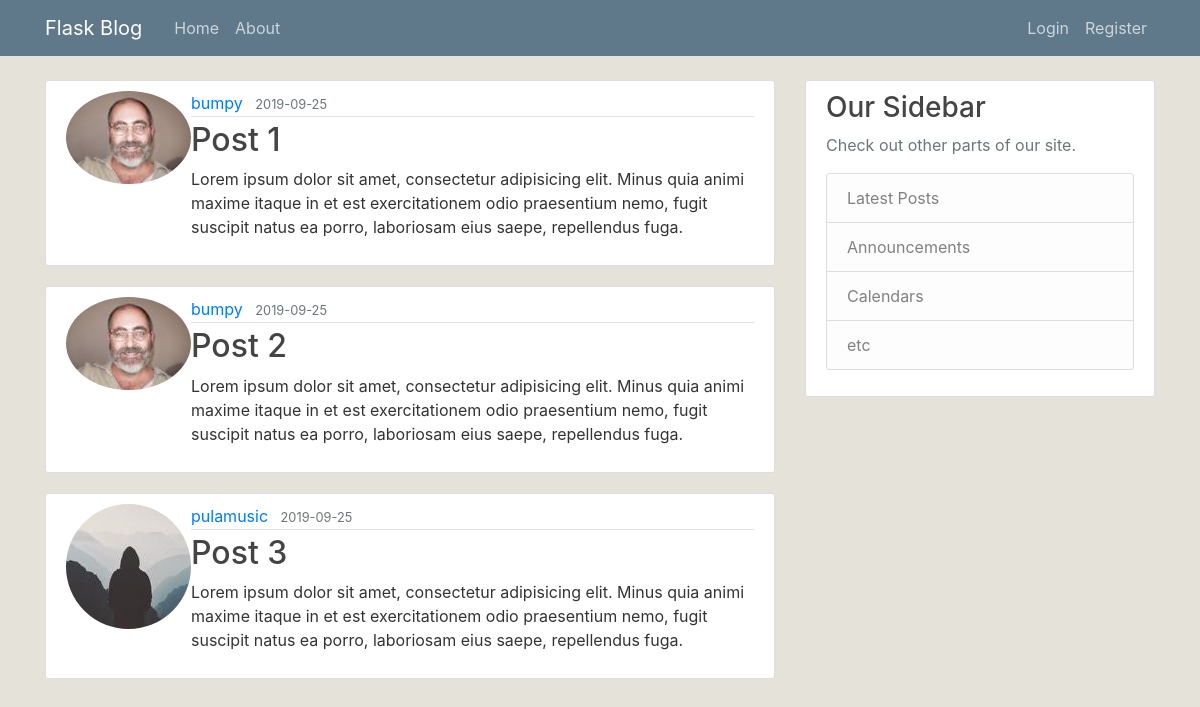
Page /home on the earlier database version.
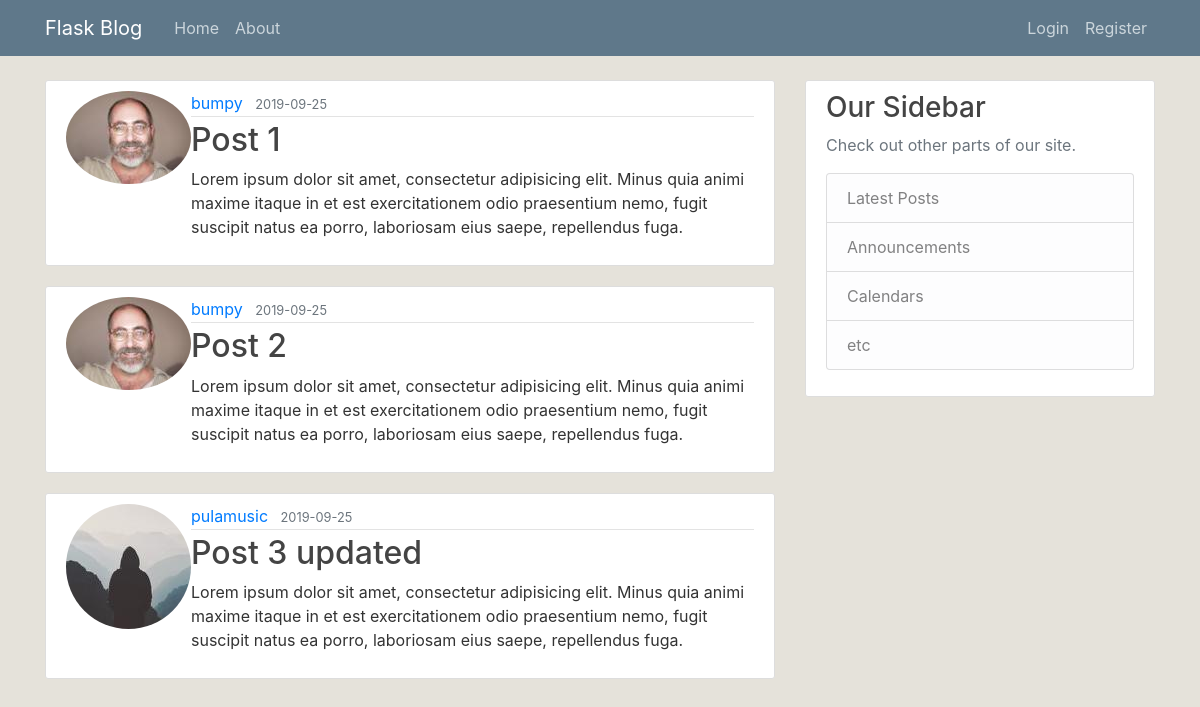
Same page on the later database version.
### flaskblog/models.py (models this page shows, shortened)
class Post(db.Model):
    id = db.Column(db.Integer, primary_key=True)
    title = db.Column(db.String(100), nullable=False)
    date_posted = db.Column(db.DateTime, nullable=False, default=datetime.utcnow)
    content = db.Column(db.Text, nullable=False)
    user_id = db.Column(db.Integer, db.ForeignKey('user.id'), nullable=False)

class User(db.Model, UserMixin):
    id = db.Column(db.Integer, primary_key=True)
    username = db.Column(db.String(20), unique=True, nullable=False)
    email = db.Column(db.String(120), unique=True, nullable=False)
    image_file = db.Column(db.String(20), nullable=False, default='default.jpg')
    password = db.Column(db.String(60), nullable=False)
    posts = db.relationship('Post', backref='author', lazy=True)

### flaskblog/routes.py (the view)
@app.route("/")
@app.route("/home")
def home():
    posts = Post.query.all()
    return render_template('home.html', posts=posts)

### flaskblog/templates/home.html
{% extends "layout.html" %}
{% block content %}
  {% for post in posts %}
  <article class="media content-section">
    <img src="{{ url_for('static', filename='profile_pics/' + post.author.image_file) }}" alt="" class="rounded-circle article-image">
    <div class="media-body">
      <div class="article-metadata">
        <a class="mr-2" href="#">{{ post.author.username }}</a>
        <small class="text-muted">{{ post.date_posted.strftime('%Y-%m-%d') }}</small>
      </div>
      <h2><a class="article-title" href="#">{{ post.title }}</a></h2>
      <p class="article-content">{{ post.content }}</p>
    </div>
  </article>
  {% endfor %}
{% endblock content %}

### flaskblog/templates/layout.html (shortened to what this page needs)
<!DOCTYPE html>
<html lang="en-us" dir="ltr">
  <head>
    <link rel="stylesheet" href="https://stackpath.bootstrapcdn.com/bootstrap/4.3.1/css/bootstrap.min.css">
    <link rel="stylesheet" href="{{ url_for('static', filename='main.css') }}">
  </head>
  <body>
    <header class="site-header">
      <nav class="navbar navbar-expand-md navbar-dark bg-steel fixed-top">
        <div class="container">
          <a class="navbar-brand mr-4" href="/">Flask Blog</a>
          <div class="collapse navbar-collapse" id="navbarToggle">
            <div class="navbar-nav mr-auto">
              <a class="nav-item nav-link" href="{{ url_for('home') }}">Home</a>
              <a class="nav-item nav-link" href="{{ url_for('about') }}">About</a>
            </div>
            <div class="navbar-nav">
              {% if current_user.is_authenticated %}
                <a class="nav-item nav-link" href="{{ url_for('new_post') }}">New Post</a>
                <a class="nav-item nav-link" href="{{ url_for('account') }}">Account</a>
                <a class="nav-item nav-link" href="{{ url_for('logout') }}">Logout</a>
              {% else %}
                <a class="nav-item nav-link" href="{{ url_for('login') }}">Login</a>
                <a class="nav-item nav-link" href="{{ url_for('register') }}">Register</a>
              {% endif %}
            </div>
          </div>
        </div>
      </nav>
    </header>
    <main role="main" class="container">
      <div class="row">
        <div class="col-md-8">
          {% block content %}{% endblock %}
        </div>
        <div class="col-md-4">
          <div class="content-section">
            <h3>Our Sidebar</h3>
            <p class='text-muted'>Check out other parts of our site.
              <ul class="list-group">
                <li class="list-group-item list-group-item-light">Latest Posts</li>
                <li class="list-group-item list-group-item-light">Announcements</li>
                <li class="list-group-item list-group-item-light">Calendars</li>
                <li class="list-group-item list-group-item-light">etc</li>
              </ul>
            </p>
          </div>
        </div>
      </div>
    </main>
  </body>
</html>

### flaskblog/static/main.css (style rules this page uses)
body { background: #e5e2da; color: #333333; margin-top: 5rem; }
h1, h2, h3, h4, h5, h6 { color: #444444; }
.bg-steel { background-color: #5f788a; }
.site-header .navbar-nav .nav-link { color: #cbd5db; }
.content-section { background: #ffffff; padding: 10px 20px; border: 1px solid #dddddd; border-radius: 3px; margin-bottom: 20px; }
.article-title { color: #444444; }
.article-content { white-space: pre-line; }
.article-metadata { padding-bottom: 1px; margin-bottom: 4px; border-bottom: 1px solid #e3e3e3 }

Differences in the rows shown:
changed Post "pulamusic": title "Post 3" → "Post 3 updated"
